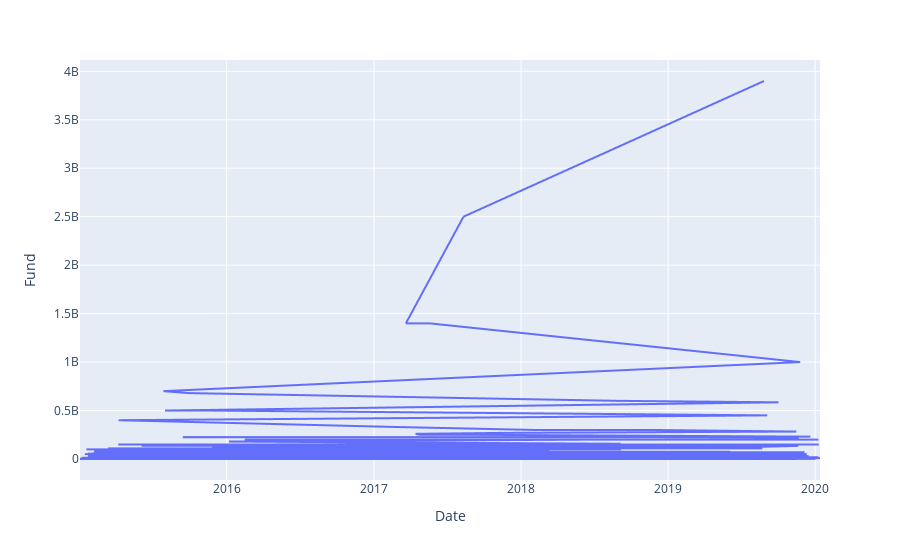

Here is the notebook cell this chart was saved with:
### Code cell
fig = px.line(fundData,x='Date',y='Fund')

fig.show()

### Figure 1 — Plotly figure (JSON) as saved in the notebook; plotly's stock layout.template omitted (floating-point values rounded to 4 significant figures; data arrays with more than 128 entries replaced by an {"elided": "..."} marker saying what was removed)
{"data": [{"hovertemplate": "Date=%{x}<br>Fund=%{y}<extra></extra>", "legendgroup": "", "line": {"color": "#636efa", "dash": "solid"}, "mode": "lines", "name": "", "showlegend": false, "type": "scattergl", "x": {"elided": "2073 str values"}, "xaxis": "x", "y": {"elided": "2073 float values"}, "yaxis": "y"}], "layout": {"legend": {"tracegroupgap": 0}, "margin": {"t": 60}, "xaxis": {"anchor": "y", "domain": [0.0, 1.0], "title": {"text": "Date"}}, "yaxis": {"anchor": "x", "domain": [0.0, 1.0], "title": {"text": "Fund"}}}}
